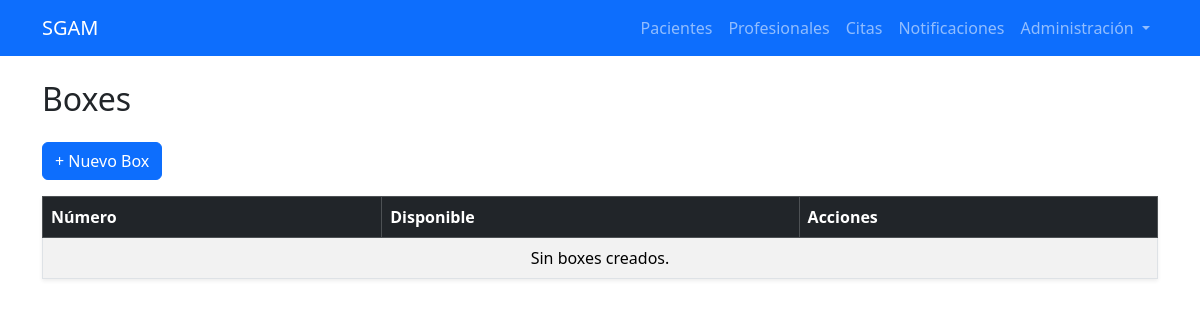
The app's page /citas/box/, older data.
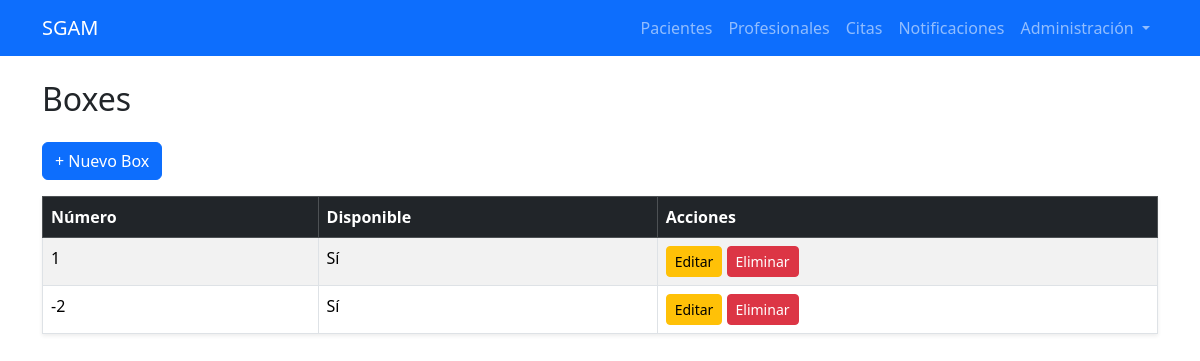
The same page, newer data.
### agenda/models.py (models this page shows, shortened)
class Box(models.Model):
    numero = models.IntegerField()
    disponible = models.BooleanField(default=True)

### agenda/views.py (the view)
# urls.py: path('box/', views.listar_box, name='listar_box'),
def listar_box(request):
    boxes = Box.objects.all()
    return render(request, "agenda/box/listar_box.html", {"boxes": boxes})

### templates/agenda/box/listar_box.html
{% extends "base.html" %}
{% block content %}
<h2 class="mb-4">Boxes</h2>
<a href="{% url 'crear_box' %}" class="btn btn-primary mb-3">+ Nuevo Box</a>
<table class="table table-bordered table-striped shadow-sm">
	<thead class="table-dark">
		<tr>
			<th>Número</th>
			<th>Disponible</th>
			<th>Acciones</th>
		</tr>
	</thead>
	<tbody>
		{% for b in boxes %}
		<tr>
			<td>{{ b.numero }}</td>
			<td>{{ b.disponible|yesno:"Sí,No" }}</td>
			<td>
				<a href="{% url 'editar_box' b.id %}" class="btn btn-warning btn-sm">Editar</a>
				<a onclick="return confirm('¿Eliminar box?');"
				   href="{% url 'eliminar_box' b.id %}" class="btn btn-danger btn-sm">Eliminar</a>
			</td>
		</tr>
		{% empty %}
		<tr><td colspan="3" class="text-center">Sin boxes creados.</td></tr>
		{% endfor %}
	</tbody>
</table>
{% endblock %}

Row changes from the older to the newer data that the page shows:
added Box: numero "1", disponible "Sí"
added Box: numero "-2", disponible "Sí"
Text that changed along with them:
text no longer shown: "Sin boxes creados."
